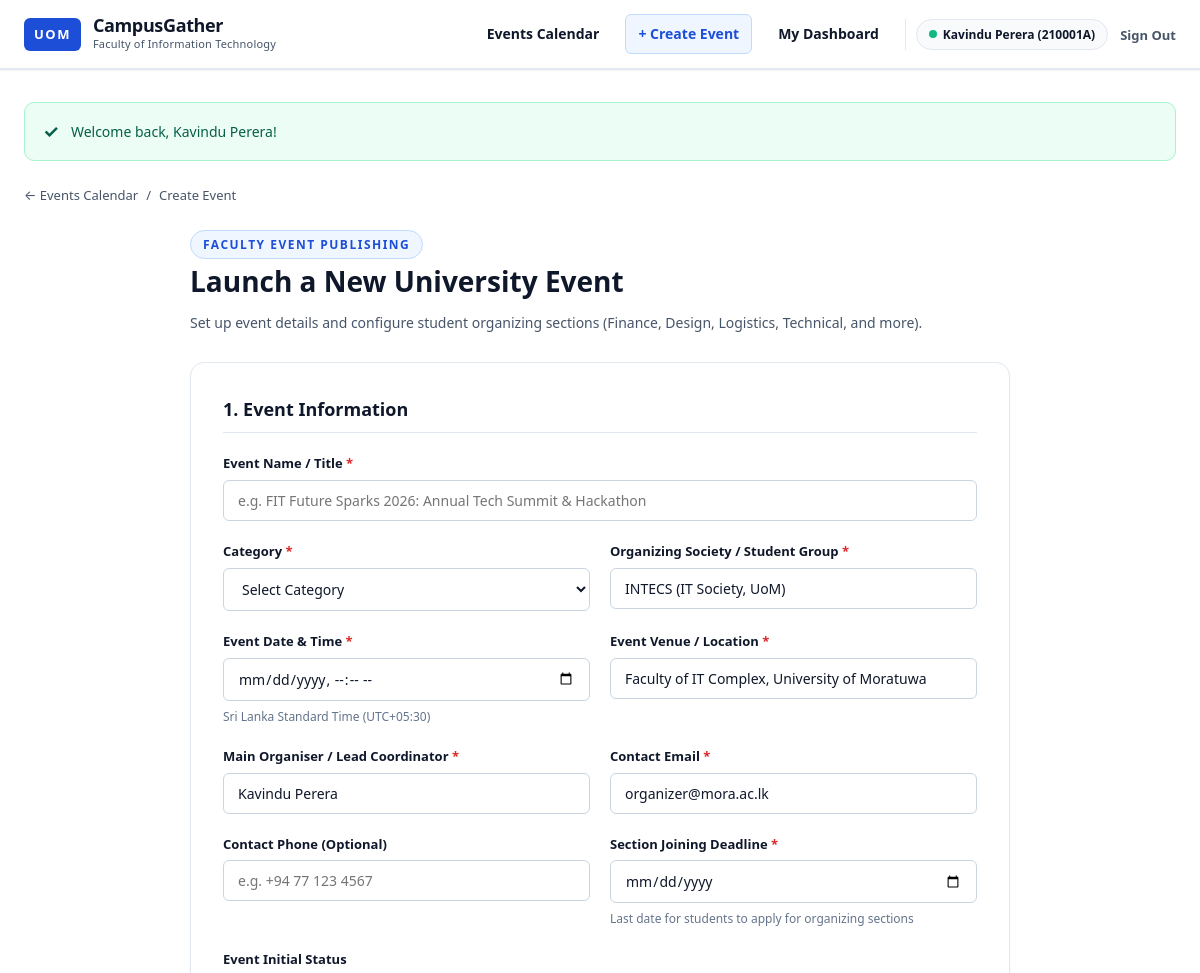
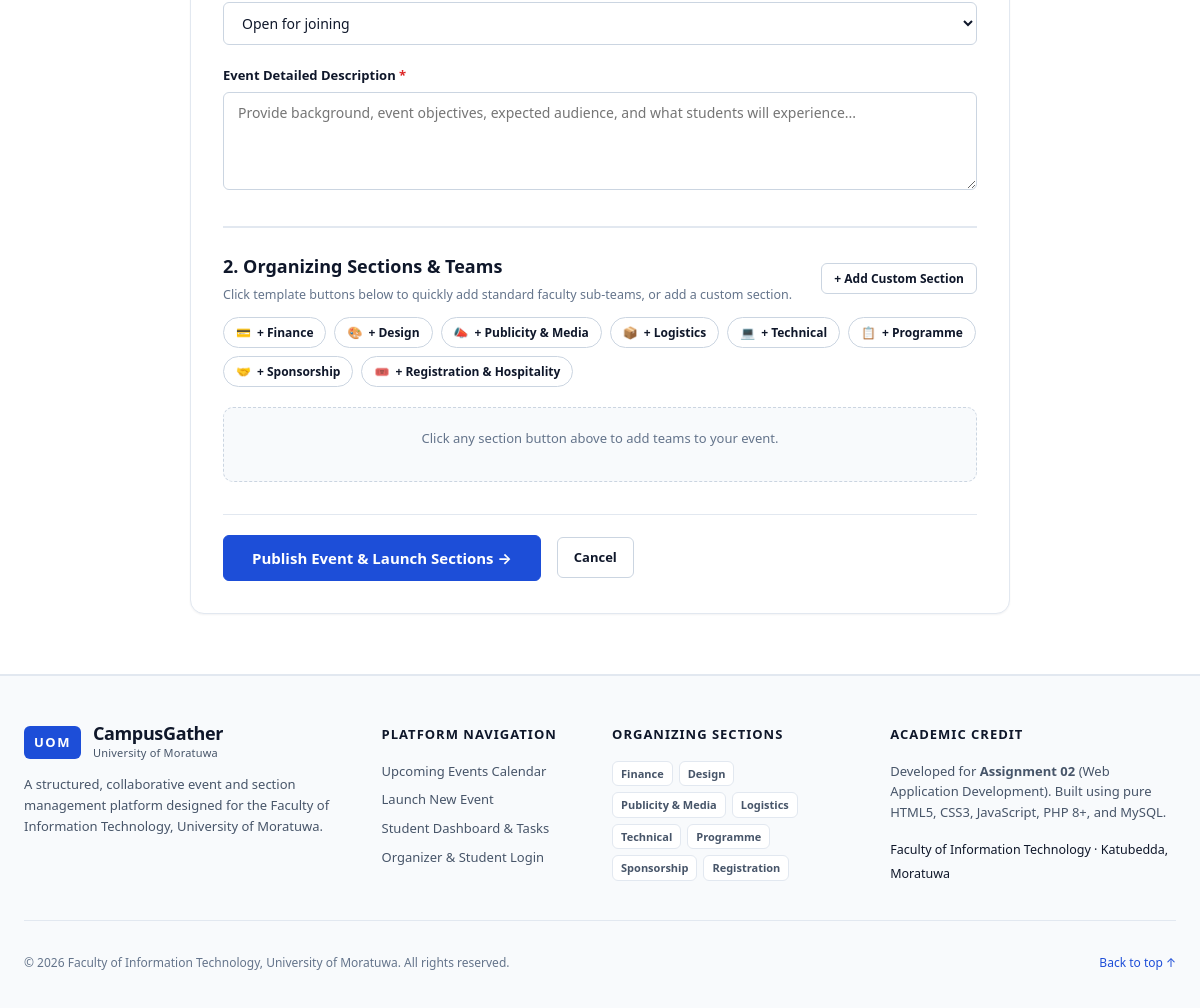
The app's page /create-event.php (signed in) with its own data (2 pictures, top to bottom).
### tables this page shows
CREATE TABLE users (
    id INT UNSIGNED AUTO_INCREMENT PRIMARY KEY,
    name VARCHAR(120) NOT NULL,
    student_id VARCHAR(30) NOT NULL UNIQUE,
    email VARCHAR(190) NOT NULL UNIQUE,
    password_hash VARCHAR(255) NOT NULL,
    department VARCHAR(120) DEFAULT 'Faculty of Information Technology',
    role ENUM('student', 'admin') DEFAULT 'student',
    created_at TIMESTAMP DEFAULT CURRENT_TIMESTAMP
);

### create-event.php (the view, shortened to what this page needs)
<?php
require_once __DIR__ . '/includes/app.php';
$user = require_login('Please sign in to launch and organize a university event.');
$templates = standard_section_templates();
header_view('Create University Event', 'create');
?>
<div class="breadcrumb">
    <a href="index.php">← Events Calendar</a>
    <span>/</span>
    <span>Create Event</span>
</div>
<div class="form-shell">
    <div class="form-header">
        <span class="eyebrow">FACULTY EVENT PUBLISHING</span>
        <h1>Launch a New University Event</h1>
        <p>Set up event details and configure student organizing sections (Finance, Design, Logistics, Technical, and more).</p>
    </div>
    <form method="post" action="create-event.php" class="form-card">
        <h2 style="font-size:18px; font-weight:800; border-bottom:1px solid #e2e8f0; padding-bottom:8px; margin:0 0 20px; color:#0f172a;">
            1. Event Information
        </h2>
        <div class="form-group">
            <label for="title">Event Name / Title <span class="required">*</span></label>
            <input type="text" id="title" name="title" value="<?=h($_POST['title'] ?? '')?>" placeholder="e.g. FIT Future Sparks 2026: Annual Tech Summit & Hackathon" required maxlength="160">
        </div>
        <div class="form-grid-2">
            <div class="form-group">
                <label for="category">Category <span class="required">*</span></label>
                <select id="category" name="category" required>
                    <option value="">Select Category</option>
                </select>
            </div>
            <div class="form-group">
                <label for="society">Organizing Society / Student Group <span class="required">*</span></label>
                <input type="text" id="society" name="society" value="<?=h($_POST['society'] ?? 'INTECS (IT Society, UoM)')?>" placeholder="e.g. INTECS, IEEE Student Branch, MoraSpirit" required maxlength="120">
            </div>
        </div>
        <div class="form-grid-2">
            <div class="form-group">
                <label for="starts_at">Event Date & Time <span class="required">*</span></label>
                <input type="datetime-local" id="starts_at" name="starts_at" value="<?=h($_POST['starts_at'] ?? '')?>" required>
                <span class="help-text">Sri Lanka Standard Time (UTC+05:30)</span>
            </div>
            <div class="form-group">
                <label for="venue">Event Venue / Location <span class="required">*</span></label>
                <input type="text" id="venue" name="venue" value="<?=h($_POST['venue'] ?? 'Faculty of IT Complex, University of Moratuwa')?>" placeholder="e.g. Faculty Auditorium, Computer Lab 2" required maxlength="160">
            </div>
        </div>
        <div class="form-grid-2">
            <div class="form-group">
                <label for="organiser_name">Main Organiser / Lead Coordinator <span class="required">*</span></label>
                <input type="text" id="organiser_name" name="organiser_name" value="<?=h($_POST['organiser_name'] ?? $user['name'])?>" required maxlength="120">
            </div>
            <div class="form-group">
                <label for="contact_email">Contact Email <span class="required">*</span></label>
                <input type="email" id="contact_email" name="contact_email" value="<?=h($_POST['contact_email'] ?? $user['email'])?>" required maxlength="190">
            </div>
        </div>
        <div class="form-grid-2">
            <div class="form-group">
                <label for="contact_phone">Contact Phone (Optional)</label>
                <input type="tel" id="contact_phone" name="contact_phone" value="<?=h($_POST['contact_phone'] ?? '')?>" placeholder="e.g. +94 77 123 4567" maxlength="50">
            </div>
            <div class="form-group">
                <label for="join_deadline">Section Joining Deadline <span class="required">*</span></label>
                <input type="date" id="join_deadline" name="join_deadline" value="<?=h($_POST['join_deadline'] ?? '')?>" required>
                <span class="help-text">Last date for students to apply for organizing sections</span>
            </div>
        </div>
        <div class="form-group">
            <label for="status">Event Initial Status</label>
            <select id="status" name="status">
                <?php foreach (event_statuses() as $st): ?>
                    <option value="<?=h($st)?>" <?=($_POST['status'] ?? 'Open for joining') === $st ? 'selected' : ''?>><?=h($st)?></option>
                <?php endforeach; ?>
            </select>
        </div>
        <div class="form-group">
            <label for="description">Event Detailed Description <span class="required">*</span></label>
            <textarea id="description" name="description" rows="4" placeholder="Provide background, event objectives, expected audience, and what students will experience..." required><?=h($_POST['description'] ?? '')?></textarea>
        </div>
        <div style="margin-top:36px; border-top:2px solid #e2e8f0; padding-top:24px;">
            <div style="display:flex; justify-content:space-between; align-items:center; flex-wrap:wrap; gap:12px; margin-bottom:12px;">
                <div>
                    <h2 style="font-size:18px; font-weight:800; margin:0; color:#0f172a;">
                        2. Organizing Sections & Teams
                    </h2>
                    <small style="color:#64748b;">Click template buttons below to quickly add standard faculty sub-teams, or add a custom section.</small>
                </div>
                <button type="button" id="btn-add-custom-section" class="btn-secondary" style="font-size:12px; padding:6px 12px;">
                    + Add Custom Section
                </button>
            </div>
            <div class="template-quick-buttons">
                <?php foreach ($templates as $key => $tpl): ?>
                    <button type="button" class="btn-template-pill" data-name="<?=h($key)?>">
                        <span><?=$tpl['icon']?></span>
                        <span>+ <?=h($key)?></span>
                    </button>
                <?php endforeach; ?>
            </div>
            <div id="sections-container" class="section-builder-box">
                <p style="color:#64748b; font-size:13px; margin:0 0 12px; text-align:center;">
                    Click any section button above to add teams to your event.
                </p>
            </div>
        </div>
        <div style="margin-top:32px; border-top:1px solid #e2e8f0; padding-top:20px; display:flex; gap:16px; align-items:center;">
            <button type="submit" class="btn-primary" style="font-size:15px; padding:12px 28px;">
                Publish Event & Launch Sections →
            </button>
            <a href="index.php" class="btn-secondary">Cancel</a>
        </div>
    </form>
</div>
<?php footer_view(); ?>

### includes/app.php (shortened to what this page needs)
<?php
$config = require __DIR__ . '/../config.php';
try {
    $db = new PDO(
        "mysql:host={$config['host']};port={$config['port']};dbname={$config['database']};charset=utf8mb4",
        $config['username'],
        $config['password'],
        [
            PDO::ATTR_ERRMODE => PDO::ERRMODE_EXCEPTION,
            PDO::ATTR_DEFAULT_FETCH_MODE => PDO::FETCH_ASSOC,
            PDO::ATTR_EMULATE_PREPARES => false,
        ]
    );
    $db->exec("SET time_zone = '+05:30'");
} catch (PDOException $e) {
    http_response_code(503);
    ?>
    <!doctype html>
    <html lang="en">
    <head>
        <meta charset="utf-8">
        <title>Database Setup Required · Campus Gather</title>
        <link rel="stylesheet" href="assets/style.css">
    </head>
    <body style="background:#f8fafc; font-family:system-ui,-apple-system,sans-serif; padding:40px 20px;">
        <div style="max-width:680px; margin:40px auto; background:#ffffff; border:1px solid #e2e8f0; border-radius:12px; padding:32px; box-shadow:0 4px 6px -1px rgba(0,0,0,0.05);">
            <div style="display:inline-block; padding:4px 10px; background:#eff6ff; color:#1d4ed8; font-weight:700; font-size:12px; border-radius:999px; letter-spacing:1px; margin-bottom:16px;">LOCAL SERVER SETUP</div>
            <h1 style="color:#0f172a; margin:0 0 16px 0; font-size:26px;">Database Not Found or Offline</h1>
            <p style="color:#475569; line-height:1.6; margin-bottom:20px;">PHP cannot connect to MySQL with the current settings in <code>config.php</code>. Error: <em><?=htmlspecialchars($e->getMessage(), ENT_QUOTES, 'UTF-8')?></em></p>
            <div style="background:#f1f5f9; padding:20px; border-radius:8px; font-size:14px; line-height:1.7; color:#334155;">
                <strong>Quick Fix for XAMPP:</strong>
                <ol style="margin:10px 0 0 20px; padding:0;">
                    <li>Open XAMPP Control Panel and start <strong>MySQL</strong> and <strong>Apache</strong>.</li>
                    <li>Open <a href="http://localhost/phpmyadmin/" target="_blank" style="color:#1d4ed8; text-decoration:underline;">phpMyAdmin</a>.</li>
                    <li>Click <strong>Import</strong> tab at the top and select <code>database.sql</code> from this project folder.</li>
                    <li>Check that <code>config.php</code> matches your local credentials (default: username <code>root</code>, blank password).</li>
                    <li>Refresh this page.</li>
                </ol>
            </div>
        </div>
    </body>
    </html>
    <?php
    exit;
}
function h($value): string {
    return htmlspecialchars((string)($value ?? ''), ENT_QUOTES, 'UTF-8');
}
function current_user(): ?array {
    global $db;
    static $cachedUser = null;
    if ($cachedUser !== null) {
        return $cachedUser;
    }
    $stmt = $db->prepare('SELECT id, name, student_id, email, department, role FROM users WHERE id = ?');
    $stmt->execute([(int)$_SESSION['user_id']]);
    $user = $stmt->fetch();
    $cachedUser = $user;
    return $cachedUser;
}
function require_login(string $redirectMessage = 'Please sign in to continue.'): array {
    $user = current_user();
    return $user;
}
function get_flash(): ?array {
    if (isset($_SESSION['flash'])) {
        $flash = $_SESSION['flash'];
        return is_array($flash) ? $flash : ['message' => $flash, 'type' => 'success'];
    }
    return null;
}
function event_statuses(): array {
    return ['Planning', 'Open for joining', 'In progress', 'Completed', 'Cancelled'];
}
function header_view(string $title, string $active = ''): void {
    $user = current_user();
    $flash = get_flash();
    ?>
<!doctype html>
<html lang="en">
<head>
    <link rel="stylesheet" href="assets/style.css">
</head>
<body>
    <header class="navbar">
        <div class="nav-container">
            <a class="brand" href="index.php">
                <span class="brand-crest">UOM</span>
                <span class="brand-text">
                    <strong>CampusGather</strong>
                    <small>Faculty of Information Technology</small>
                </span>
            </a>
            <nav class="nav-links" aria-label="Main Navigation">
                <a href="index.php" class="<?=$active === 'events' ? 'active' : ''?>">Events Calendar</a>
                <a href="create-event.php" class="btn-create-nav <?=$active === 'create' ? 'active' : ''?>">+ Create Event</a>
                <?php if ($user): ?>
                    <a href="my-dashboard.php" class="<?=$active === 'dashboard' ? 'active' : ''?>">My Dashboard</a>
                    <div class="user-menu">
                        <span class="user-pill" title="<?=h($user['department'])?>">
                            <span class="status-dot"></span>
                            <?=h($user['name'])?> (<?=h($user['student_id'])?>)
                        </span>
                        <form action="logout.php" method="post" style="display:inline; margin:0;">
                            <button type="submit" class="btn-link">Sign Out</button>
                        </form>
                    </div>
                <?php else: ?>
                    <a href="login.php" class="btn-nav-login <?=$active === 'login' ? 'active' : ''?>">Sign In</a>
                    <a href="register.php" class="btn-nav-register <?=$active === 'register' ? 'active' : ''?>">Register</a>
                <?php endif; ?>
            </nav>
        </div>
    </header>
    <main class="page-container">
        <?php if ($flash): ?>
            <div class="alert alert-<?=$flash['type'] === 'error' ? 'error' : 'success'?>" role="alert">
                <span class="alert-icon"><?=$flash['type'] === 'error' ? '⚠' : '✓'?></span>
                <span><?=h($flash['message'])?></span>
            </div>
        <?php endif; ?>
    <?php
}
function footer_view(): void {
    ?>
    </main>
    <footer class="site-footer">
        <div class="footer-container">
            <div class="footer-col brand-col">
                <div class="brand">
                    <span class="brand-crest">UOM</span>
                    <span class="brand-text">
                        <strong>CampusGather</strong>
                        <small>University of Moratuwa</small>
                    </span>
                </div>
                <p>A structured, collaborative event and section management platform designed for the Faculty of Information Technology, University of Moratuwa.</p>
            </div>
            <div class="footer-col">
                <h4>Platform Navigation</h4>
                <ul>
                    <li><a href="index.php">Upcoming Events Calendar</a></li>
                    <li><a href="create-event.php">Launch New Event</a></li>
                    <li><a href="my-dashboard.php">Student Dashboard & Tasks</a></li>
                    <li><a href="login.php">Organizer & Student Login</a></li>
                </ul>
            </div>
            <div class="footer-col">
                <h4>Organizing Sections</h4>
                <ul class="footer-tags">
                    <li>Finance</li>
                    <li>Design</li>
                    <li>Publicity & Media</li>
                    <li>Logistics</li>
                    <li>Technical</li>
                    <li>Programme</li>
                    <li>Sponsorship</li>
                    <li>Registration</li>
                </ul>
            </div>
            <div class="footer-col">
                <h4>Academic Credit</h4>
                <p>Developed for <strong>Assignment 02</strong> (Web Application Development). Built using pure HTML5, CSS3, JavaScript, PHP 8+, and MySQL.</p>
                <small class="text-muted">Faculty of Information Technology · Katubedda, Moratuwa</small>
            </div>
        </div>
        <div class="footer-bottom">
            <p>&copy; <?=date('Y')?> Faculty of Information Technology, University of Moratuwa. All rights reserved.</p>
            <p><a href="#top" class="back-to-top">Back to top ↑</a></p>
        </div>
    </footer>
</body>
</html>
    <?php
}

### records on screen
users: name "Kavindu Perera", student "210001A", organiser_name "Kavindu Perera", contact_email "organizer@mora.ac.lk"

### other values on screen
$flash['message'] "Welcome back, Kavindu Perera!"
$tpl['icon'] "💳"
$key "Finance"
$tpl['icon'] "🎨"
$key "Design"
$tpl['icon'] "📣"
$key "Publicity & Media"
$tpl['icon'] "📦"
$key "Logistics"
$tpl['icon'] "💻"
$key "Technical"
$tpl['icon'] "📋"
$key "Programme"
$tpl['icon'] "🤝"
$key "Sponsorship"
